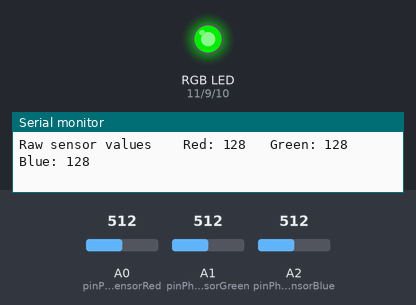
A sketch run on a simulated Arduino Uno, built with avr-gcc and run on an emulated ATmega328P. Parts: an RGB LED mixed from three pins (HIGH = lit), the last lines printed to the serial monitor. The inputs (shaded band) are chosen by the test bench; at power-on: A0 (pinPhotosensorRed) = 512, A2 (pinPhotosensorBlue) = 512, A1 (pinPhotosensorGreen) = 512.

Above: at 1.2 s.
1.3 s: A0 (pinPhotosensorRed) set to 534
At 2.4 s:
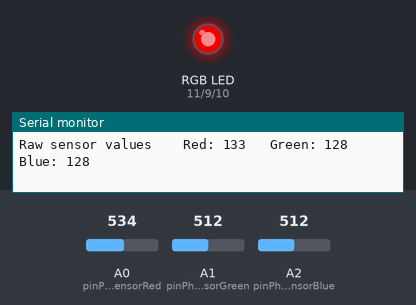
3.1 s: A2 (pinPhotosensorBlue) set to 532
At 4.4 s:
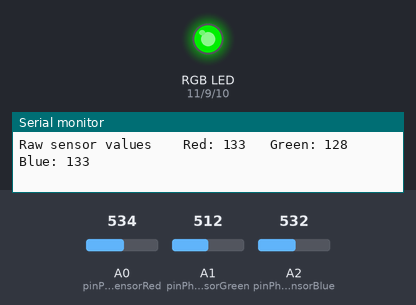
4.7 s: A0 (pinPhotosensorRed) set to 511
At 5.7 s:
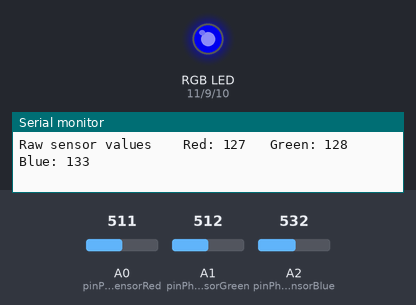
6.3 s: A1 (pinPhotosensorGreen) set to 527
At 6.8 s:
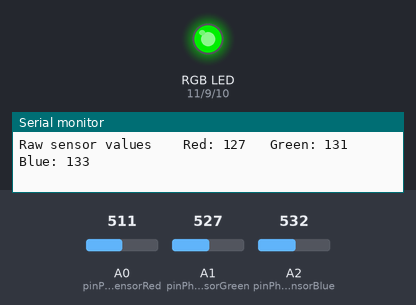
8.0 s: A1 (pinPhotosensorGreen) set to 511
At 9.1 s:
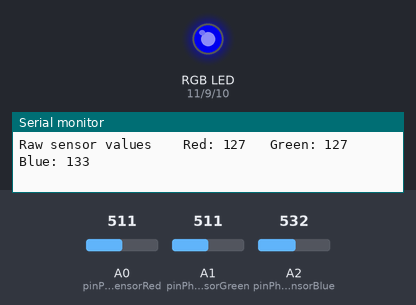
9.6 s: A1 (pinPhotosensorGreen) set to 716
At 10.1 s:
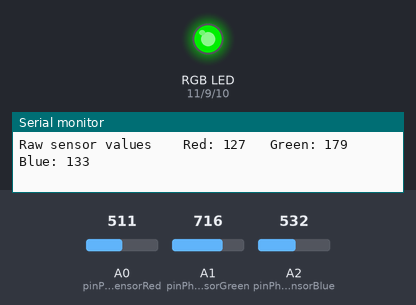
Timing chart, 0 to 12.2 s (numbered marks = the images above; inputs shaded):
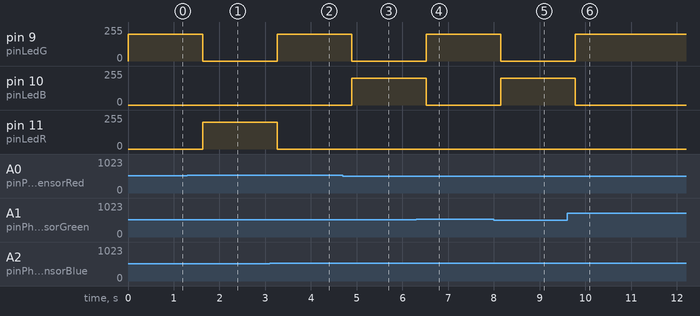

The sketch:

main.ino
```cpp
const int pinPhotosensorRed = A0;
const int pinPhotosensorGreen = A1;
const int pinPhotosensorBlue = A2;
const int pinLedR = 11;
const int pinLedG = 9;
const int pinLedB = 10;

void setup() {
  Serial.begin(9600);
  pinMode(pinLedR, OUTPUT);
  pinMode(pinLedG, OUTPUT);
  pinMode(pinLedB, OUTPUT);
}

void loop() {
  int sensorR = analogRead(pinPhotosensorRed)/4;
  delay(2);
  int sensorG = analogRead(pinPhotosensorGreen)/4;
  delay(2);
  int sensorB = analogRead(pinPhotosensorBlue)/4;
  delay(2);

  Serial.print("Raw sensor values \t Red: ");
  Serial.print(sensorR);
  Serial.print("\t Green: ");
  Serial.print(sensorG);
  Serial.print("\t Blue: ");
  Serial.println(sensorB);

  if (sensorR > sensorG && sensorR > sensorB) {
    sensorR = 200;
    sensorG = 0;
    sensorB = 0;
  }
  else if (sensorB > sensorR && sensorB - 3 > sensorG) {
    sensorR = 0;
    sensorG = 0;
    sensorB = 200;
  }
  else {
    sensorR = 0;
    sensorG = 200;
    sensorB = 0;
  }

  analogWrite(pinLedR, sensorR);
  analogWrite(pinLedG, sensorG);
  analogWrite(pinLedB, sensorB);

  delay(400);
}
```

Measured:
- the behaviour switches between 515 and 516 on A0 (pinPhotosensorRed) (found by bisection; images 0 and 1)
- the behaviour switches between 531 and 532 on A2 (pinPhotosensorBlue) (found by bisection; images 1 and 2)
- the behaviour switches between 519 and 520 on A1 (pinPhotosensorGreen) (found by bisection; images 3 and 4)
- after the input at 1.3 s, pin 9 (pinLedG): 200/255 → 0/255 after 0.34 s; pin 11 (pinLedR): 0/255 → 200/255 after 0.34 s
- after the input at 3.1 s, pin 9 (pinLedG): 0/255 → 200/255 after 0.16 s; pin 11 (pinLedR): 200/255 → 0/255 after 0.16 s
- after the input at 4.7 s, pin 9 (pinLedG): 200/255 → 0/255 after 0.19 s; pin 10 (pinLedB): 0/255 → 200/255 after 0.19 s
- after the input at 6.3 s, pin 9 (pinLedG): 0/255 → 200/255 after 0.22 s; pin 10 (pinLedB): 200/255 → 0/255 after 0.22 s
- after the input at 8.0 s, pin 9 (pinLedG): 200/255 → 0/255 after 0.15 s; pin 10 (pinLedB): 0/255 → 200/255 after 0.15 s
- after the input at 9.6 s, pin 9 (pinLedG): 0/255 → 200/255 after 0.18 s; pin 10 (pinLedB): 200/255 → 0/255 after 0.18 s
